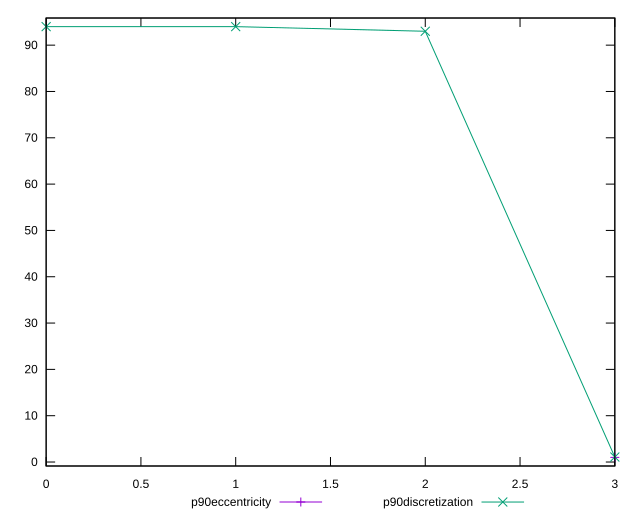

The gnuplot source for this figure:
reset

$p90Eccentricity <<EOF
3 0.9999999999999996
EOF

$p90Discretization <<EOF
0 94
1 94
2 93
3 1.0804597701149425
EOF

set key outside below
set xrange [0:3]
set yrange [-0.8600000000000005:95.86]
set trange [-0.8600000000000005:95.86]
set terminal svg size 640, 520 enhanced background rgb 'white'
set output "reports/report_00027_2021-02-24T12-40-31.850Z/render-blocking-resources/progression/eccentricity.svg"

plot $p90Eccentricity title "p90eccentricity" with linespoints, \
     $p90Discretization title "p90discretization" with linespoints

reset
